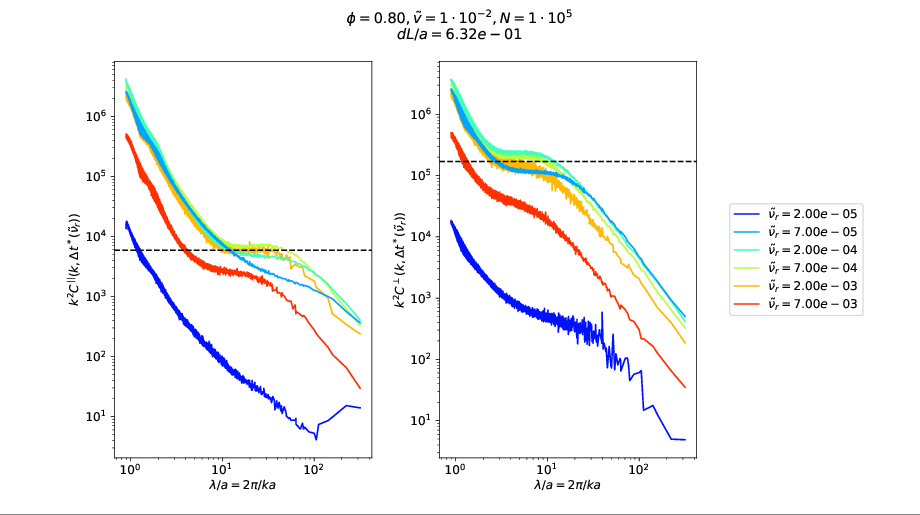

Reproduce this figure in Python.
"""
This script compares longitudinal and transversal collective mean square
displacements at their lag times of maximum susceptibility for different
rotation diffusion constants. (see
https://yketa.github.io/UBC_2018_Wiki/#CMSD%20at%20maximum%20susceptibility)

Files Cll_*.pickle contain longitudinal collective mean square displacements at
the lag times of maximum susceptibility for the corresponding rotation
diffusion constants.
Files Ctt_*.pickle contain transversal collective mean square displacements at
the lag times of maximum susceptibility for the corresponding rotation
diffusion constants.

Execution of this script requires the active_particles package (see
https://github.com/yketa/active_particles).
"""

import os

import pickle

import numpy as np

from active_particles.exponents import float_to_letters

from active_particles.plot.mpl_tools import FittingLine
from active_particles.plot.plot import list_colormap

import matplotlib as mpl
import matplotlib.pyplot as plt
from matplotlib.gridspec import GridSpec
from matplotlib.lines import Line2D

# SCRIPT

if __name__ == '__main__':

    dir = os.path.dirname(os.path.realpath(__file__))   # directory containing this script

    # VARIABLES

    av_p_sep = 1.994824956985917    # average particle separation
    dL = 0.6324555320336759         # grid spacing in units of average particle separation

    dr_list = [2e-5, 7e-5, 2e-4, 7e-4, 2e-3, 7e-3]  # list of rotation diffusion constant to be compared
    Cll, Ctt = {}, {}                               # hash tables of cylindrical averages of mean square norms of dot and cross products of normalised wave vectors with displacement grids Fourier transform with rotation diffusion constants as keys
    for dr in dr_list:
        with open(os.path.join(dir, 'Cll_R%s.pickle' % float_to_letters(dr)),
            'rb') as Cll_file:
            _, _, Cll[dr] = pickle.load(Cll_file)
        with open(os.path.join(dir, 'Ctt_R%s.pickle' % float_to_letters(dr)),
            'rb') as Ctt_file:
            _, _, Ctt[dr] = pickle.load(Ctt_file)

    # PLOT

    mpl.rcParams.update({'font.size': 12})

    colors = list_colormap(dr_list) # hash table of line colors with rotation diffusion constants as keys

    fig = plt.figure()
    fig.set_size_inches(16, 16)
    fig.subplots_adjust(wspace=0.35)
    fig.suptitle(r'$\phi = 0.80, \tilde{v} = 1\cdot10^{-2}, N=1\cdot10^5$'
        + '\n' + r'$dL/a = %.2e$' % dL)

    gs = GridSpec(1, 3, width_ratios=[1, 1, 0.25])

    ax_cll = plt.subplot(gs[0])
    ax_cll.set_xlabel(r'$\lambda/a = 2\pi/ka$')
    ax_cll.set_ylabel(r'$k^2 C^{||}(k, \Delta t^*(\tilde{\nu}_r))$')

    ax_ctt = plt.subplot(gs[1])
    ax_ctt.set_xlabel(r'$\lambda/a = 2\pi/ka$')
    ax_ctt.set_ylabel(r'$k^2 C^{\perp}(k, \Delta t^*(\tilde{\nu}_r))$')

    leg = plt.subplot(gs[2])
    leg.axis('off')
    leg.legend(handles=[Line2D([0], [0], color=colors[dr],
            label=r'$\tilde{\nu}_r=%.2e$' % dr)
            for dr in dr_list],
        loc='center')

    for dr in dr_list:
        ax_cll.loglog(
            2*np.pi/(Cll[dr][1:, 0]*av_p_sep),
            Cll[dr][1:, 1]*(Cll[dr][1:, 0]**2)
                # /np.max(Cll[dr][1:, 1]*(Cll[dr][1:, 0]**2))
                ,
            color=colors[dr], zorder=-dr_list.index(dr))
        ax_ctt.loglog(
            2*np.pi/(Ctt[dr][1:, 0]*av_p_sep),
            Ctt[dr][1:, 1]*(Ctt[dr][1:, 0]**2)
                # /np.max(Ctt[dr][1:, 1]*(Ctt[dr][1:, 0]**2))
                ,
            color=colors[dr], zorder=-dr_list.index(dr))

    fl_cll = FittingLine(ax_cll, 0,
        x_fit='(\lambda/a)', y_fit='k^2 C^{||}(k)',
        slider=False, legend=False)
    fl_ctt = FittingLine(ax_ctt, 0,
        x_fit='(\lambda/a)', y_fit='k^2 C^{\perp}(k)',
        slider=False, legend=False)

    plt.show()
